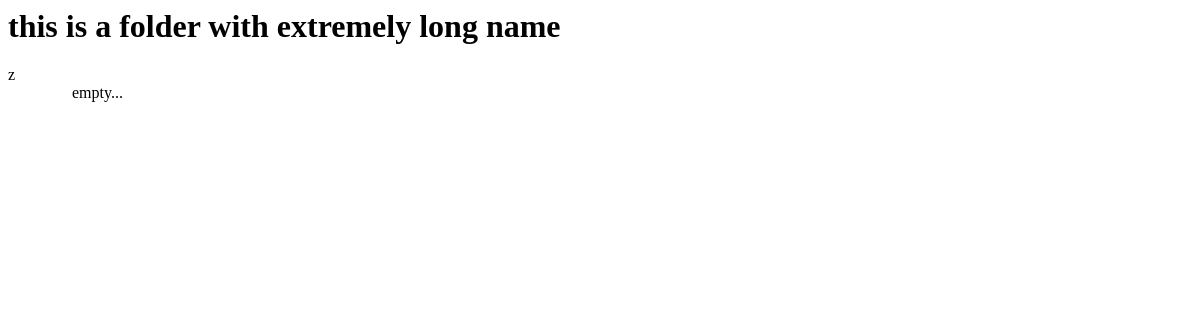
The app's page /open/19/ (signed in), older data.
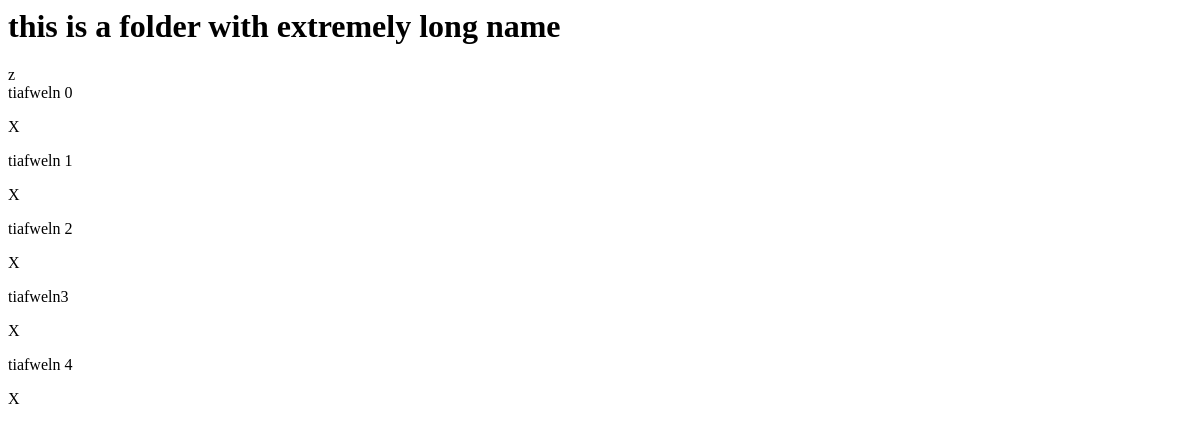
The same page, newer data.
### folders/models.py (models this page shows, shortened)
class Folder (models.Model):
    user = models.ForeignKey(User, on_delete=models.CASCADE, null=True, blank=True, related_name='folders')
    folder_name = models.CharField(max_length=32)
    objects = models.Manager()
    def __str__(self):
        return self.folder_name

### todo/models.py (models this page shows, shortened)
class Task(models.Model):
    user = models.ForeignKey(User, on_delete=models.CASCADE, null=True, blank=True, related_name='tasks')
    folder = models.ForeignKey(Folder, on_delete=models.CASCADE, null=True, blank=True, related_name='tasks')
    title = models.CharField(max_length=40)
    completed = models.BooleanField(default=False)
    created = models.DateTimeField(auto_now_add=True)
    objects = models.Manager()
    class Meta:
        ordering = ['completed']

### folders/views.py (the view)
# urls.py: path('open/<int:pk>/', views.f_open, name="open"),
def f_open(req, pk=-1):
    tasks = Task.objects.filter(user=req.user)
    if pk < 0:
        return f_all(req)
    try:
        folder = Folder.objects.get(pk=pk)
        req.session['current_folder'] = pk
        tasks = tasks.filter(folder=folder)
    except Folder.DoesNotExist:
        return f_all(req)
    print("open folder | folder_name: " + folder.folder_name)
    return render(req, 'todo/task_list.html', get_context(req, {'tasks': tasks}))

### todo/templates/todo/task_list.html (shortened to what this page needs)
<div
    class="content-area"
    id="content-area"
    hx-get="{% url 'folders' %}"
    hx-trigger="load"
    hx-target="#folders-wrapper"
    hx-swap="outerHTML"
    _="on htmx:afterRequest log 'folder-list updated!'"
>
    <div class="folder-name-container">
        <div>
            <h1 class="folder-name-text">
            {% if current_folder %}
                {{ current_folder.folder_name }}
            {% else %}
                Todas
            {% endif %}
            </h1>
            {% include 'todo/sel_actions_none.html' %}
        </div>
    </div>
    <div id="tasks-container" class="tasks-container">
        <div class="task-list" id="task-list">
            {% for task in tasks %}
                {% include 'todo/task-list-item.html' with task=task %}
            {% empty %}
            <div style="padding-left:4em">empty...</div>
            {% endfor %}
            <div style="background: transparent; color: transparent; user-select: none; width: 70%;">.</div>
        </div>
    </div>
</div>

### todo/templates/todo/sel_actions_none.html
<div class="sel-tools">
    <div>z</div>
</div>

### todo/templates/todo/task-list-item.html (shortened to what this page needs)
<div class="task" id="{{ task.pk }}">
    <div class="task-text">{{ task.title }}</div>
    {% include 'delete.html' with del_url="del" item_id=task.id target="#content-area" item="task" btn_text="X" class="task-btn hover-only-btn" %}
</div>

### templates/delete.html
<div class="list-item-del {{ class }}"
     hx-delete="{% url del_url item_id %}"
     hx-target="{{ target }}"
     hx-trigger="confirmed"
     _="on click call
     Swal.fire({
        title: 'Delete this {{ item }}?',
        text:'{{ text }}',
        confirmButtonText: 'Yes, delete it!',
        showDenyButton: true
     })
     if result.isConfirmed trigger confirmed then log '{{ btn_text }}'"
>
    <p>{{ btn_text }}</p>
</div>

Row changes from the older to the newer data that the page shows:
added Task: title "tiafweln 0", btn_text "X"
added Task: title "tiafweln 1", btn_text "X"
added Task: title "tiafweln 2", btn_text "X"
added Task: title "tiafweln3", btn_text "X"
added Task: title "tiafweln 4", btn_text "X"
Text that changed along with them:
text no longer shown: "empty..."
